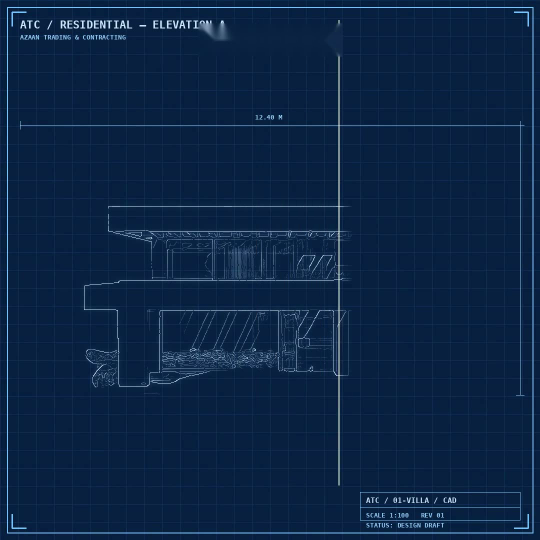
#> input picture frame 17 of atc_blueprint_to_3d.mp4, 1080 x 1080 px (shown at 1/2 size)
$ python generate_blueprint_to_3d.py
#> lines starting #> are read from the running program, lines starting #| are printed output that depends on the picture; after the words box and inside, x2 and y2 are one past the last pixel; in counts of white or black regions, pixels touching at a corner belong together
#> in build_animation, first_frame is the input picture: shape (1080, 1080, 3); mean B, G, R 69, 37, 12
#!/usr/bin/env python3
"""
generate_blueprint_to_3d.py
===========================
Generates a blueprint-to-3D animation video from a Tripo3D model render video.

Pipeline:
1. Pulls the front elevation frame (default frame 0).
2. Performs edge-detection to trace the exact geometry of the real model.
3. Constructs an architectural blueprint sheet with grid paper, corner crop-marks,
   dimension lines, header, and CAD title block.
4. Generates an ease-out scan-line reveal sequence (~1.6s).
5. Holds on the compiled blueprint (~0.9s).
6. Crossfades/morphs seamlessly into the real 3D render (~0.8s).
7. Continues with the rest of the turntable rotation footage.
"""

import os
import sys
import argparse
import numpy as np
import cv2
from PIL import Image, ImageDraw, ImageFont

def get_font(size):
    candidate_paths = [
        "C:/Windows/Fonts/consola.ttf",
        "C:/Windows/Fonts/consolab.ttf",
        "C:/Windows/Fonts/arial.ttf",
        "/usr/share/fonts/truetype/dejavu/DejaVuSansMono.ttf",
        "/System/Library/Fonts/Menlo.ttc"
    ]
    for path in candidate_paths:
        if os.path.exists(path):
            try:
                return ImageFont.truetype(path, size)
            except Exception:
                pass
    return ImageFont.load_default()

def create_blueprint_sheet(frame, width=1080, height=1080):
    """
    Given the source frame, extract edges and overlay onto technical CAD sheet.
    """
#> called with width = 1080, height = 1080
    if frame.shape[0] != height or frame.shape[1] != width:
        frame_resized = cv2.resize(frame, (width, height), interpolation=cv2.INTER_AREA)
    else:
        frame_resized = frame.copy()

    # 1. Edge extraction from building render
    gray = cv2.cvtColor(frame_resized, cv2.COLOR_BGR2GRAY)
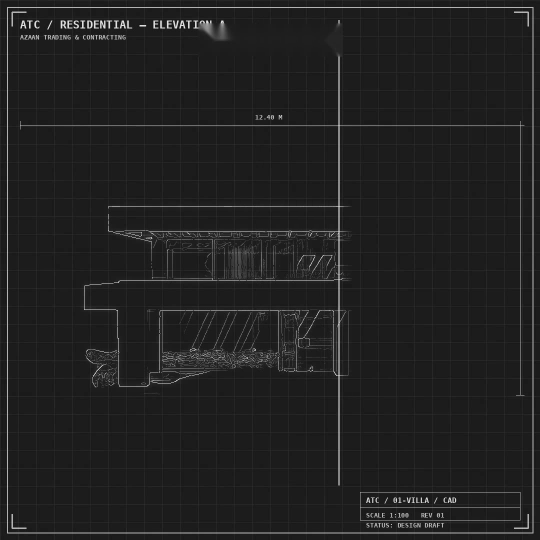
#> gray: shape (1080, 1080) (shown at 1/2 size); min 12, max 254, mean 32.9
    blurred = cv2.bilateralFilter(gray, 9, 75, 75)

    # Canny edge detection
    edges = cv2.Canny(blurred, 30, 110)
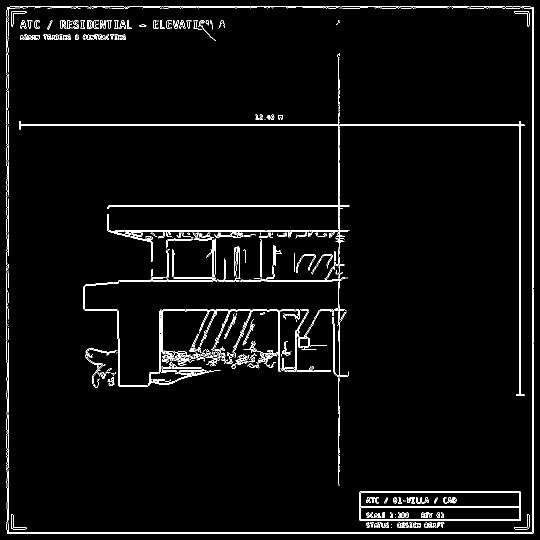
#> edges: shape (1080, 1080) (shown at 1/2 size); 2.9% white in thin lines or dots

    # Dilate slightly for crisp visibility
    kernel = np.ones((2, 2), np.uint8)
    edges = cv2.dilate(edges, kernel, iterations=1)
#> edges: shape (1080, 1080); 6.1% white; 77 white regions (6 under 20 px), largest, box (x1, y1, x2, y2) and area: (39, 106, 1050, 972) 37154, (13, 13, 1069, 1069) 16698, (719, 983, 1043, 1043) 4268

    # 2. Deep navy blueprint canvas: BGR (54, 28, 10) -> RGB (10, 28, 54)
    bp_bg = np.zeros((height, width, 3), dtype=np.uint8)
    bp_bg[:] = (54, 28, 10)  # BGR

    # Draw grid
    grid_spacing = 36
    grid_color = (80, 48, 20)  # Subtle cyan-navy lines
    for x in range(0, width, grid_spacing):
        cv2.line(bp_bg, (x, 0), (x, height), grid_color, 1)
    for y in range(0, height, grid_spacing):
        cv2.line(bp_bg, (0, y), (width, y), grid_color, 1)

    # 3. Create isolated blueprint line art layer
    line_layer = np.zeros((height, width, 3), dtype=np.uint8)
    line_color = (255, 230, 180)  # Bright cyan/white BGR
    line_layer[edges > 0] = line_color

    # Add soft glow to lines
    glow = cv2.GaussianBlur(line_layer, (5, 5), 0)
    building_bp = cv2.addWeighted(line_layer, 0.85, glow, 0.5, 0)

    # Combine background and lines
    full_bp = cv2.add(bp_bg, building_bp)

    # 4. Add CAD drafting annotations using PIL for crisp typography
    pil_img = Image.fromarray(cv2.cvtColor(full_bp, cv2.COLOR_BGR2RGB))
    draw = ImageDraw.Draw(pil_img)

    font_title = get_font(24)
    font_sub = get_font(15)
    font_mono = get_font(13)

    cyan = (100, 181, 246)
    faint_cyan = (70, 130, 180)
    white = (240, 240, 240)

    # Outer border
    draw.rectangle([14, 14, width - 14, height - 14], outline=cyan, width=2)
    draw.rectangle([18, 18, width - 18, height - 18], outline=faint_cyan, width=1)

    # Corner crop marks (L-brackets)
    m_len = 32
    # Top-left
    draw.line([(24, 24), (24 + m_len, 24)], fill=cyan, width=2)
    draw.line([(24, 24), (24, 24 + m_len)], fill=cyan, width=2)
    # Top-right
    draw.line([(width - 24, 24), (width - 24 - m_len, 24)], fill=cyan, width=2)
    draw.line([(width - 24, 24), (width - 24, 24 + m_len)], fill=cyan, width=2)
    # Bottom-left
    draw.line([(24, height - 24), (24 + m_len, height - 24)], fill=cyan, width=2)
    draw.line([(24, height - 24), (24, height - 24 - m_len)], fill=cyan, width=2)
    # Bottom-right
    draw.line([(width - 24, height - 24), (width - 24 - m_len, height - 24)], fill=cyan, width=2)
    draw.line([(width - 24, height - 24), (width - 24, height - 24 - m_len)], fill=cyan, width=2)

    # Header
    draw.text((38, 36), "ATC / RESIDENTIAL — ELEVATION A", fill=white, font=font_title)
    draw.text((40, 68), "AZAAN TRADING & CONTRACTING", fill=cyan, font=font_sub)

    # Top dimension line
    dim_y = 250
    draw.line([(40, dim_y), (width - 40, dim_y)], fill=faint_cyan, width=1)
    draw.line([(40, dim_y - 8), (40, dim_y + 8)], fill=faint_cyan, width=1)
    draw.line([(width - 40, dim_y - 8), (width - 40, dim_y + 8)], fill=faint_cyan, width=1)
    draw.text((width // 2 - 40, dim_y - 20), "12.40 M", fill=white, font=font_mono)

    # Bottom-right title block
    tb_w, tb_h = 320, 84
    tb_x0 = width - tb_w - 38
    tb_y0 = height - tb_h - 38
    draw.rectangle([tb_x0, tb_y0, tb_x0 + tb_w, tb_y0 + tb_h], outline=cyan, width=2)
    draw.line([(tb_x0, tb_y0 + 32), (tb_x0 + tb_w, tb_y0 + 32)], fill=faint_cyan, width=1)
    draw.line([(tb_x0, tb_y0 + 58), (tb_x0 + tb_w, tb_y0 + 58)], fill=faint_cyan, width=1)

    draw.text((tb_x0 + 12, tb_y0 + 8), "ATC / 01-VILLA / CAD", fill=white, font=font_sub)
    draw.text((tb_x0 + 12, tb_y0 + 38), "SCALE 1:100     REV 01", fill=faint_cyan, font=font_mono)
    draw.text((tb_x0 + 12, tb_y0 + 64), "STATUS: DESIGN DRAFT", fill=cyan, font=font_mono)

    # Convert back to BGR for OpenCV
    final_bp = cv2.cvtColor(np.array(pil_img), cv2.COLOR_RGB2BGR)
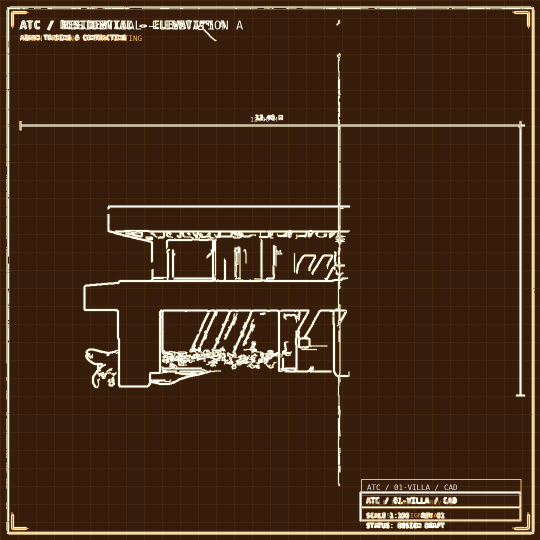
#> final_bp: shape (1080, 1080, 3) (shown at 1/2 size); mean R, G, B 70.3, 44.8, 25
    return final_bp, bp_bg, line_layer

def clean_watermark(f):
    h, w = f.shape[:2]
    clean_f = f.copy()

    # 1. Clean QR Code region (y: 50..295, x: 760..1035) via horizontal mirroring
    qr_y1, qr_y2 = 50, 295
    qr_x1, qr_x2 = 760, 1035
    feather = 20

    qr_mask = np.zeros((h, w), dtype=np.float32)
    qr_mask[qr_y1:qr_y2, qr_x1:qr_x2] = 1.0
    qr_mask = cv2.GaussianBlur(qr_mask, (feather * 2 + 1, feather * 2 + 1), 0)

    mirrored = cv2.flip(f, 1)
    for c in range(3):
        clean_f[:, :, c] = (clean_f[:, :, c] * (1.0 - qr_mask) + mirrored[:, :, c] * qr_mask).astype(np.uint8)

    # 2. Inpaint top-center attribution text
    text_region = clean_f[50:110, 400:680]
    bright_pixels = (text_region > 35).any(axis=2)
    if np.any(bright_pixels):
        text_mask = np.zeros((h, w), dtype=np.uint8)
        text_mask[50:110, 400:680][bright_pixels] = 255
        text_mask = cv2.dilate(text_mask, np.ones((5, 5), np.uint8), iterations=2)
        clean_f = cv2.inpaint(clean_f, text_mask, inpaintRadius=7, flags=cv2.INPAINT_TELEA)

    return clean_f

def build_animation(input_video_path, output_video_path, width=1080, height=1080, fps=30):
    cap = cv2.VideoCapture(input_video_path)
    if not cap.isOpened():
        raise IOError(f"Could not open input video: {input_video_path}")

    # Read first frame
    ret, first_frame = cap.read()
    if not ret or first_frame is None:
        raise ValueError("Could not read first frame from video.")

    first_frame_resized = cv2.resize(first_frame, (width, height), interpolation=cv2.INTER_AREA)
    blueprint_frame, bp_bg, line_layer = create_blueprint_sheet(first_frame_resized, width, height)

    fourcc = cv2.VideoWriter_fourcc(*'mp4v')
    out = cv2.VideoWriter(output_video_path, fourcc, fps, (width, height))

    # Phase 1: Scan reveal (~1.6 seconds = 48 frames)
    reveal_frames = int(1.6 * fps)
    for i in range(reveal_frames):
        t = i / float(reveal_frames)
        # Ease-out cubic
        progress = 1.0 - (1.0 - t) ** 3
        scan_x = int(progress * width)

        frame = blueprint_frame.copy()
        # Pixels past scan_x show only background grid
        if scan_x < width:
            frame[:, scan_x:] = bp_bg[:, scan_x:]
            # Glowing scan line
            scan_thickness = 4
            x1 = max(0, scan_x - scan_thickness)
            x2 = min(width, scan_x + scan_thickness)
            frame[:, x1:x2] = cv2.addWeighted(frame[:, x1:x2], 0.3, np.full_like(frame[:, x1:x2], (255, 230, 180)), 0.7, 0)

        out.write(frame)

    # Phase 2: Hold on complete blueprint (~0.9 seconds = 27 frames)
    hold_frames = int(0.9 * fps)
    for _ in range(hold_frames):
        out.write(blueprint_frame)

    # Phase 3: Morph / Crossfade into real video (~0.8 seconds = 24 frames)
    morph_frames = int(0.8 * fps)
    for i in range(morph_frames):
        alpha = i / float(morph_frames)
        ret, vframe = cap.read()
        if ret and vframe is not None:
            curr_vframe = clean_watermark(cv2.resize(vframe, (width, height)))
        else:
            curr_vframe = clean_watermark(first_frame_resized)

        blended = cv2.addWeighted(blueprint_frame, 1.0 - alpha, curr_vframe, alpha, 0)
        out.write(blended)
#> this loop made 24 passes
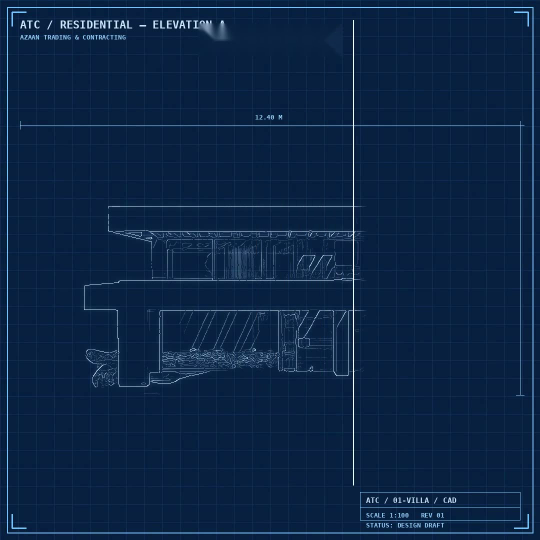
#> input picture frame 18 of atc_blueprint_to_3d.mp4, 1080 x 1080 px (shown at 1/2 size)
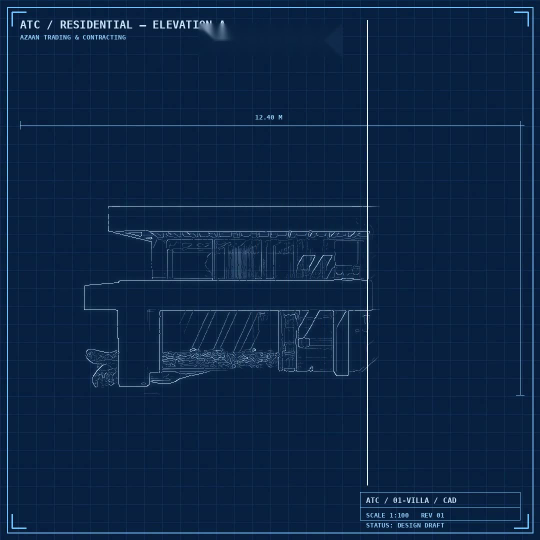
#> input picture frame 19 of atc_blueprint_to_3d.mp4, 1080 x 1080 px (shown at 1/2 size)

    # Phase 4: Remaining turntable rotation from original video
    while True:
        ret, vframe = cap.read()
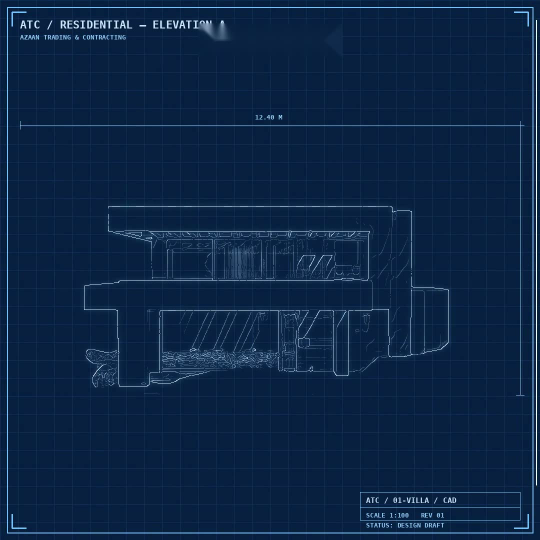
#> input picture frame 42 of atc_blueprint_to_3d.mp4, 1080 x 1080 px (shown at 1/2 size)
#> vframe is the input picture: shape (1080, 1080, 3); mean B, G, R 69.6, 37.6, 12.5
        if not ret or vframe is None:
            break
        curr_vframe = clean_watermark(cv2.resize(vframe, (width, height)))
#> after the loop in clean_watermark (call 25), `for c in range(3):`:
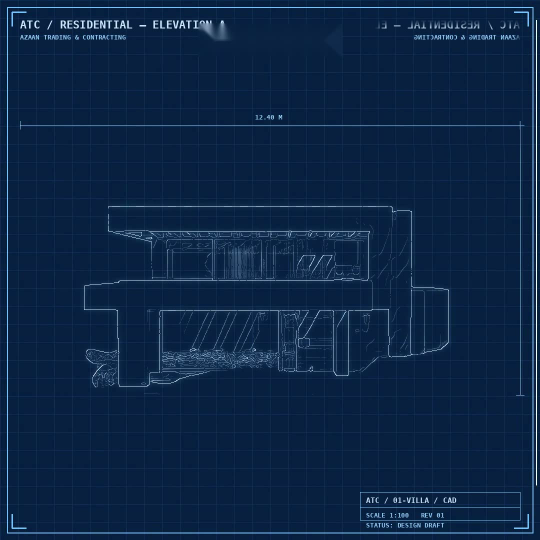
#> clean_f: shape (1080, 1080, 3) (shown at 1/2 size); 4.61% of pixels changed, all inside (x1, y1, x2, y2) = (740, 30, 1055, 315); drawn as B, G, R
        out.write(curr_vframe)

    cap.release()
    out.release()
    print(f"Successfully generated clean animation: {output_video_path}")

if __name__ == "__main__":
    parser = argparse.ArgumentParser(description="Generate blueprint-to-3D video animation.")
    parser.add_argument("--input", "-i", required=False, default="atc_blueprint_to_3d.mp4", help="Path to input video")
    parser.add_argument("--output", "-o", required=False, default="atc_blueprint_to_3d_generated.mp4", help="Path to output video")
    args = parser.parse_args()

    input_path = os.path.abspath(args.input)
    output_path = os.path.abspath(args.output)
    print(f"Processing input: {input_path}")
    print(f"Target output: {output_path}")
    build_animation(input_path, output_path)

$ run again, starting later in the video
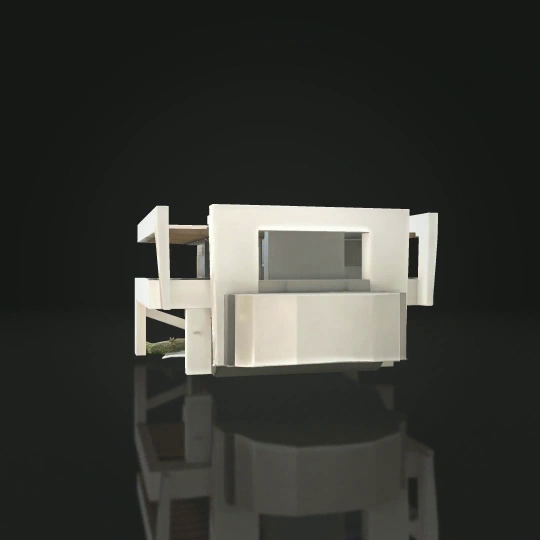
#> input picture frame 76 of atc_blueprint_to_3d.mp4, 1080 x 1080 px (shown at 1/2 size)
#> in build_animation, first_frame is the input picture: shape (1080, 1080, 3); mean B, G, R 51.3, 56.1, 55.2
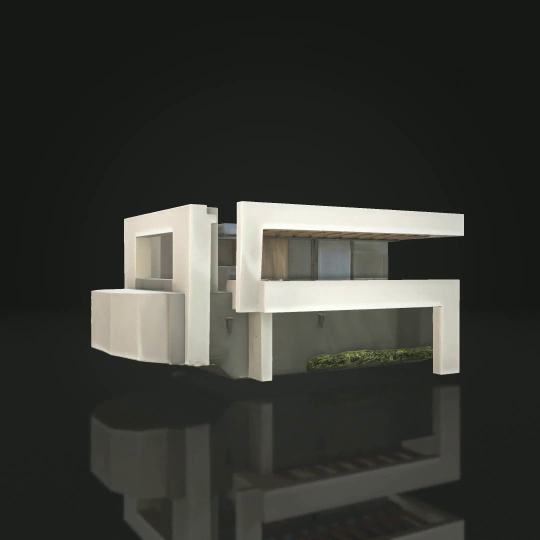
#> input picture frame 101 of atc_blueprint_to_3d.mp4, 1080 x 1080 px (shown at 1/2 size)
#> in build_animation, vframe is the input picture: shape (1080, 1080, 3); mean B, G, R 51.5, 56.6, 55.8
#> in clean_watermark (call 25), `mirrored = cv2.flip(f, 1)`:
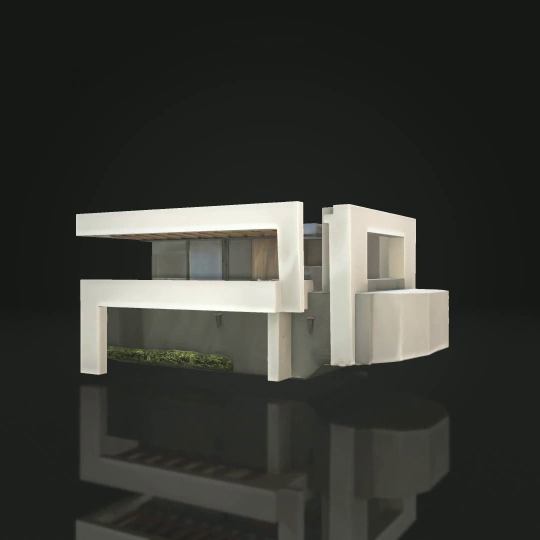
#> mirrored: shape (1080, 1080, 3) (shown at 1/2 size); mean of channels 0, 1, 2 51.5, 56.6, 55.8; drawn as B, G, R

$ run again, starting later in the video
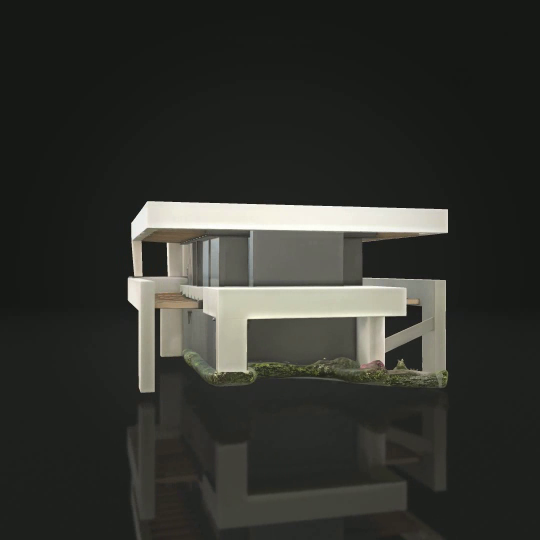
#> input picture frame 136 of atc_blueprint_to_3d.mp4, 1080 x 1080 px (shown at 1/2 size)
#> in build_animation, first_frame is the input picture: shape (1080, 1080, 3); mean B, G, R 46.1, 51.1, 50
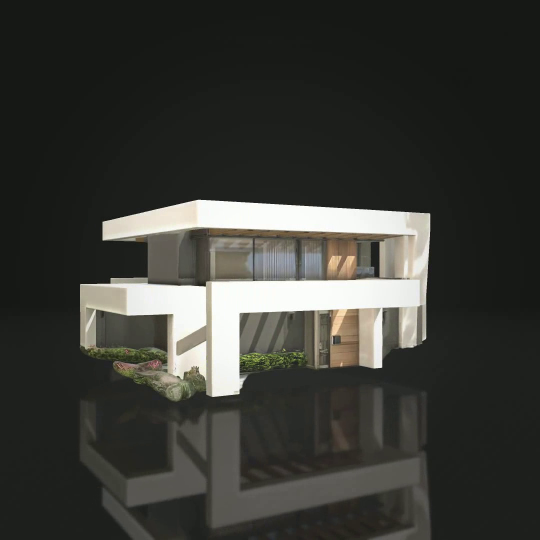
#> input picture frame 161 of atc_blueprint_to_3d.mp4, 1080 x 1080 px (shown at 1/2 size)
#> in build_animation, vframe is the input picture: shape (1080, 1080, 3); mean B, G, R 53.8, 58.6, 58
#> in clean_watermark (call 25), `mirrored = cv2.flip(f, 1)`:
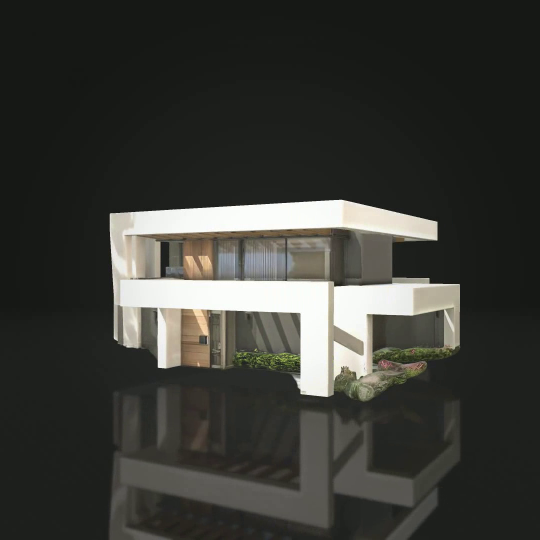
#> mirrored: shape (1080, 1080, 3) (shown at 1/2 size); mean of channels 0, 1, 2 53.8, 58.6, 58; drawn as B, G, R
